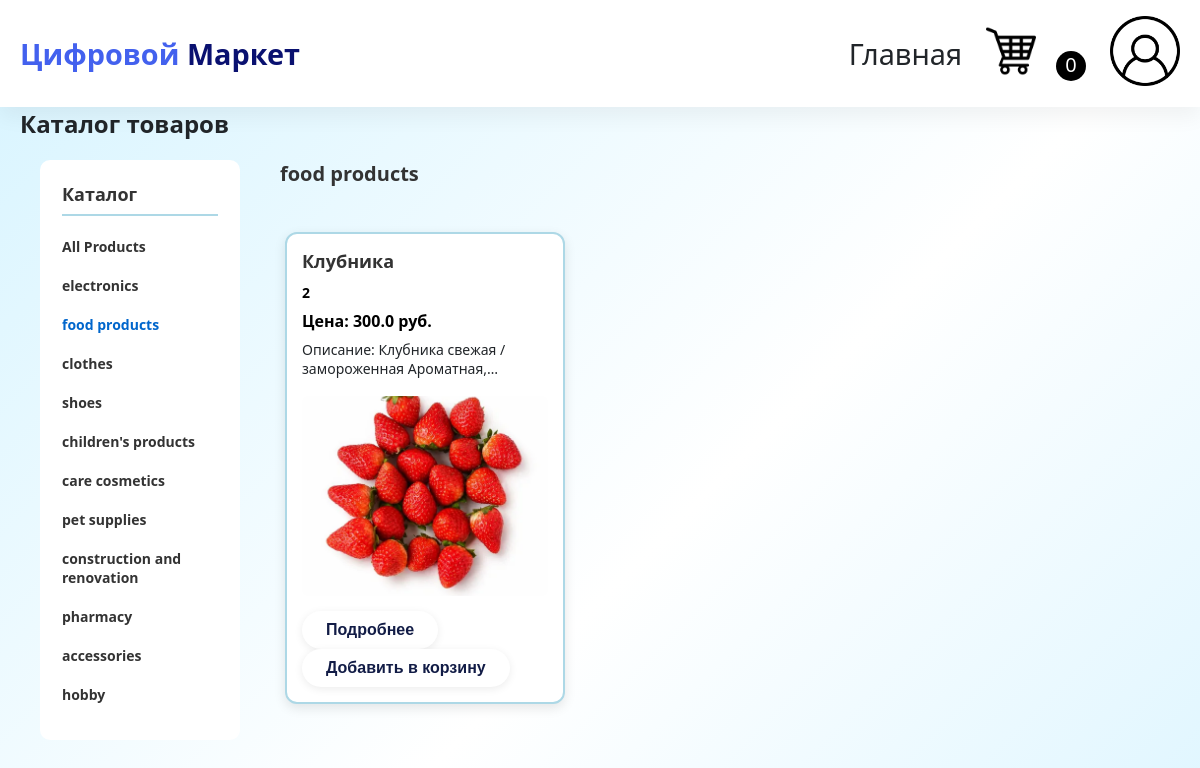
Page /?type_products=2 on the earlier database version.
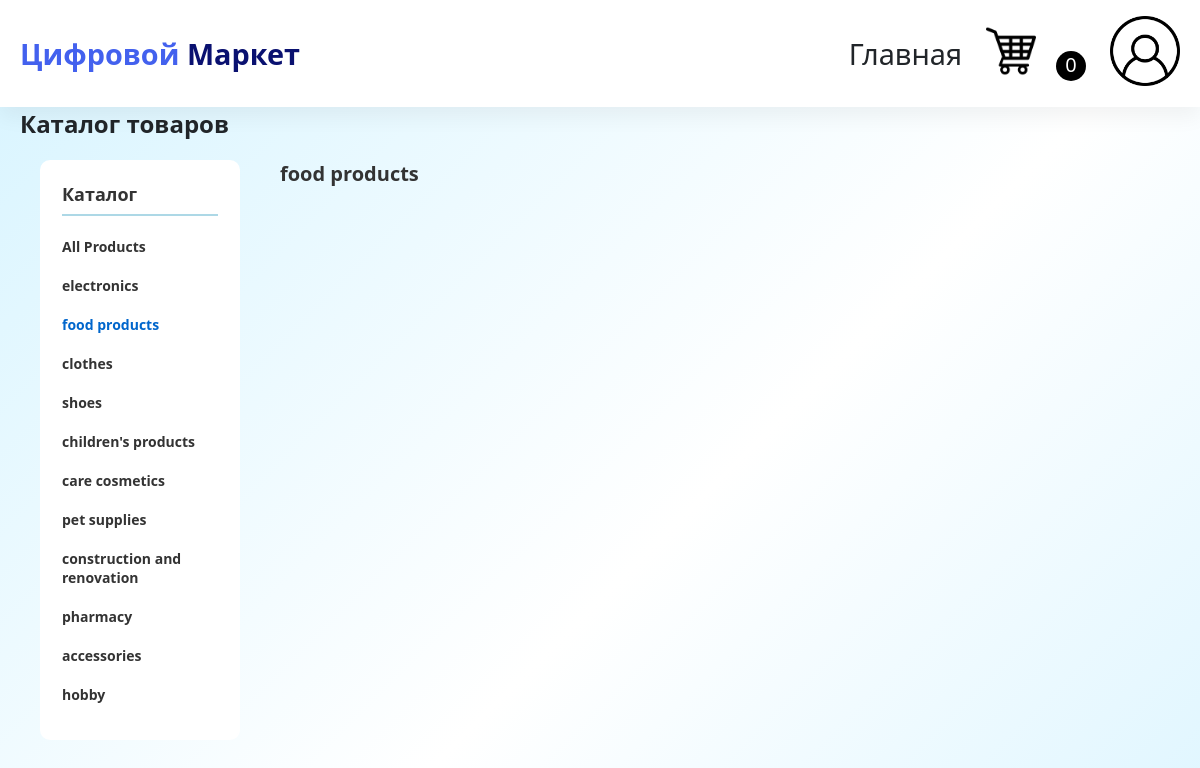
Same page on the later database version.
### tables this page shows
CREATE TABLE Type_products (
            id iNTEGER PRIMARY KEY AUTOINCREMENT,
            name TEXT NOT NULL

        );

CREATE TABLE products (
                   id INTEGER PRIMARY KEY AUTOINCREMENT,
                   name TEXT NOT NULL,
                   price REAL NOT NULL,
                   type_products INTEGER,
                   user_id INTEGER,
                   description TEXT DEFAULT "",
                   image TEXT DEFAULT "",
                   FOREIGN KEY (user_id) REFERENCES user(id),
                   FOREIGN KEY (type_products) REFERENCES Type_products(id)
    
            );

### app.py (the view)
@app.route("/")
def index():
    products = database.get_products()
    type_products = database.get_all_type_products()
    selected_type = request.args.get("type_products")
    cur_type = request.args.get("type_products")
    cart = session.get("cart", {})
    cart = database.validate_cart(cart)
    cart_count = len(cart)
    if selected_type == "all" or selected_type == None:
        products = database.get_products()
    else:
        products = database.get_type_products(selected_type)
    print(selected_type)
    return render_template("index.html", products=products, type_products=type_products, cart=cart, cart_count=cart_count, type_user=session.get("type_user"), user_id=session.get("user_id"), cur_type=cur_type)

### app.py (called while the page is built)
@app.context_processor
def utility_processor():
    def get_cart_count():
        cart = session.get("cart", {})
        cart = database.validate_cart(cart)
        return len(cart)
    return dict(cart_count=get_cart_count())

### database.py (called while the page is built)
def get_products():
    conn = sqlite3.connect("shop.db")
    cursor = conn.cursor()
    cursor.execute("""SELECT products.id, products.name, products.price, Type_products.name, products.description, products.image FROM products
                   JOIN Type_products ON products.type_products = Type_products.id""")
    products = cursor.fetchall()
    conn.close()
    return products

def get_type_products(type_products):
    conn = sqlite3.connect("shop.db")
    cursor = conn.cursor()
    cursor.execute("""SELECT * FROM products WHERE type_products = ? """, (type_products, ))
    products = cursor.fetchall()
    conn.close()
    return products

def get_all_type_products():
    conn = sqlite3.connect("shop.db")
    cursor = conn.cursor()
    cursor.execute("""SELECT * FROM Type_products """)
    products = cursor.fetchall()
    conn.close()
    return products

def validate_cart(cart):
    conn = sqlite3.connect("shop.db")
    cursor = conn.cursor()
    ids = list(cart.keys())
    for i in ids:
        cursor.execute("SELECT * FROM products WHERE id=?", (int(i),))
        product = cursor.fetchone()
        if not product:
            del cart[i]
    return cart

### templates/index.html (shortened to what this page needs)
<!DOCTYPE html>
<html lang="en">
<head>
    <link rel="stylesheet" href="{{ url_for('static', filename='css/style.css') }}">
</head>
<body>
    {% include '_navbar.html' %}
    <div class="container">
        <h2>Каталог товаров</h2>
            <div class="index-layout">
        <div class="catalog-sidebar">
            <h3>Каталог</h3>
            <ul class="catalog-list">
                <li><a href="{{ url_for('index') }}" {% if not cur_type or cur_type == 'all' %}class="active"{% endif %}>All Products</a></li>
                {% for type in type_products %}
                <li>
                    <a href="{{ url_for('index', type_products=type[0]) }}"
                       {% if cur_type == type[0]|string %}class="active"{% endif %}>
                        {{ type[1] }}
                    </a>
                </li>
                {% endfor %}
            </ul>
        </div>
             <div class="products-right">
                <h2>
                    {% if not cur_type or cur_type == 'all' %}
                    {% else %}
                        {% for type in type_products %}
                            {% if type[0] == cur_type|int %}
                                {{ type[1] }}
                            {% endif %}
                        {% endfor %}
                    {% endif %}
                </h2>
                <div class="products-row">
                        <div class="products">
                            {% for product in products %}
                                <div class="product">
                                    <h3>{{ product[1] }}</h3>
                                    <p>{{ product[3] }}</p>
                                    <p>Цена: {{ product[2] }} руб.</p>
                                    <p class="product-description">Описание: {{ product[4] }}</p>
                                    {% if product[5] %}
                                        <img src="{{ product[5] }}" width="200">
                                    {% endif %}
                                    <a href="{{ url_for('product', product_id=product[0]) }}"><button class="btn">Подробнее</button></a>
                                    <a href="{{ url_for('add_to_cart', product_id=product[0]) }}"><button class="btn">Добавить в корзину</button></a>
                                </div>
                            {% endfor %}
                        </div>
                </div>
            </div>
        </div>
    </div>
</body>
</html>

### templates/_navbar.html (shortened to what this page needs)
<!DOCTYPE html>
<html lang="en">
<head>
</head>
<body>
    <nav class="navbar">
    <div class="container">
        <a href="/" class="logo">Цифровой <span>Маркет</span></a>
        <div class="nav-links">
            <a href="/" class="logo">Главная</a>
            <div class="cart-img">
                <a href="{{ url_for('cart') }}">
                <img src="{{ url_for('static', filename='img/basket.png') }}" alt="" width="50">
                </a>
            </div>
            {% if "user_id" in session %}
            <div class="profile-img">
                <a href="{{ url_for('profile', user_id=session['user_id']) }}">
                <img src="{{ url_for('static', filename='img/profile_with_hat.png') }}" alt="" width="70">
                </a>
            </div>
            {% else %}
                <div class="profile-img">
                    <a href="{{ url_for('register_or_login') }}">
                    <img src="{{ url_for('static', filename='img/profile_without_hat.png') }}" alt="" width="70">
                    </a>
                </div>
            {% endif %}
            </div>
    </div>
</nav>
</body>
</html>

### static/css/style.css (style rules this page uses)
* { margin: 0; padding: 0; box-sizing: border-box; }
:root { --primary: #4361ee; --primary-dark: #3a0ca3; --danger: #e63946; --light-gray: #e9ecef; --shadow: 0 10px 20px rgba(0,0,0,0.05); --border-radius: 12px; }
body { font-family: 'Segoe UI', Tahoma, Geneva, Verdana, sans-serif; background-color: #f5f7fb; color: #212529; }
.container { max-width: 1280px; margin: 0 auto; padding: 0 20px; }
.navbar { background: white; box-shadow: var(--shadow); position: sticky; top: 0; z-index: 1000; padding: 1rem 0; }
.navbar .container { display: flex; justify-content: space-between; align-items: center; flex-wrap: wrap; }
.logo { font-size: 1.8rem; font-weight: 700; color: var(--primary); text-decoration: none; }
.logo span { color: #0a1170; }
.nav-links { display: flex; gap: 1.5rem; align-items: center; }
.nav-links a { text-decoration: none; color: #212529; font-weight: 500; transition: 0.3s; }
.index-layout { display: flex; max-width: 1200px; margin: 20px auto; padding: 0 20px; gap: 40px; }
.catalog-sidebar { width: 200px; flex-shrink: 0; }
.catalog-sidebar h3 { font-size: 18px; font-weight: 600; margin-bottom: 15px; color: #333; }
.catalog-list { list-style: none; padding: 0; margin: 0; }
.catalog-list li { margin-bottom: 8px; }
.catalog-list a { text-decoration: none; color: #333; font-size: 14px; display: block; padding: 4px 0; transition: color 0.2s; }
.catalog-list a.active { color: #0066cc; font-weight: 500; }
.products-right { flex: 1; }
.products-right h2 { font-size: 20px; margin-bottom: 20px; color: #333; }
.products-row { display: flex; flex-wrap: wrap; gap: 20px; }
.catalog-sidebar { width: 200px; flex-shrink: 0; border: 2px solid #ffffff; border-radius: 10px; padding: 20px; background: white; display: flex; flex-direction: column; }
.catalog-sidebar ul { flex: 1; display: flex; flex-direction: column; justify-content: space-between; }
.catalog-sidebar h3 { font-size: 18px; font-weight: 800; margin-bottom: 15px; color: #333; padding-bottom: 8px; border-bottom: 2px solid #add8e6; }
.catalog-list a { text-decoration: none; color: #333; font-size: 14px; font-weight: 700; display: block; padding: 6px 0; transition: color 0.2s; }
.catalog-list a.active { color: #0066cc; font-weight: 800; }
body { background: linear-gradient(135deg, #d7f4ff 0%, #ffffff 30%, #e0f6ff 50%, #aebafa 100%); background-size: 200% 200%; animation: gradientShift 4s ease infinite; min-height: 100vh; }

Differences in the rows shown:
removed products: name "Клубника", type_products "2", price "300.0", description "Клубника свежая / замороженная…"
